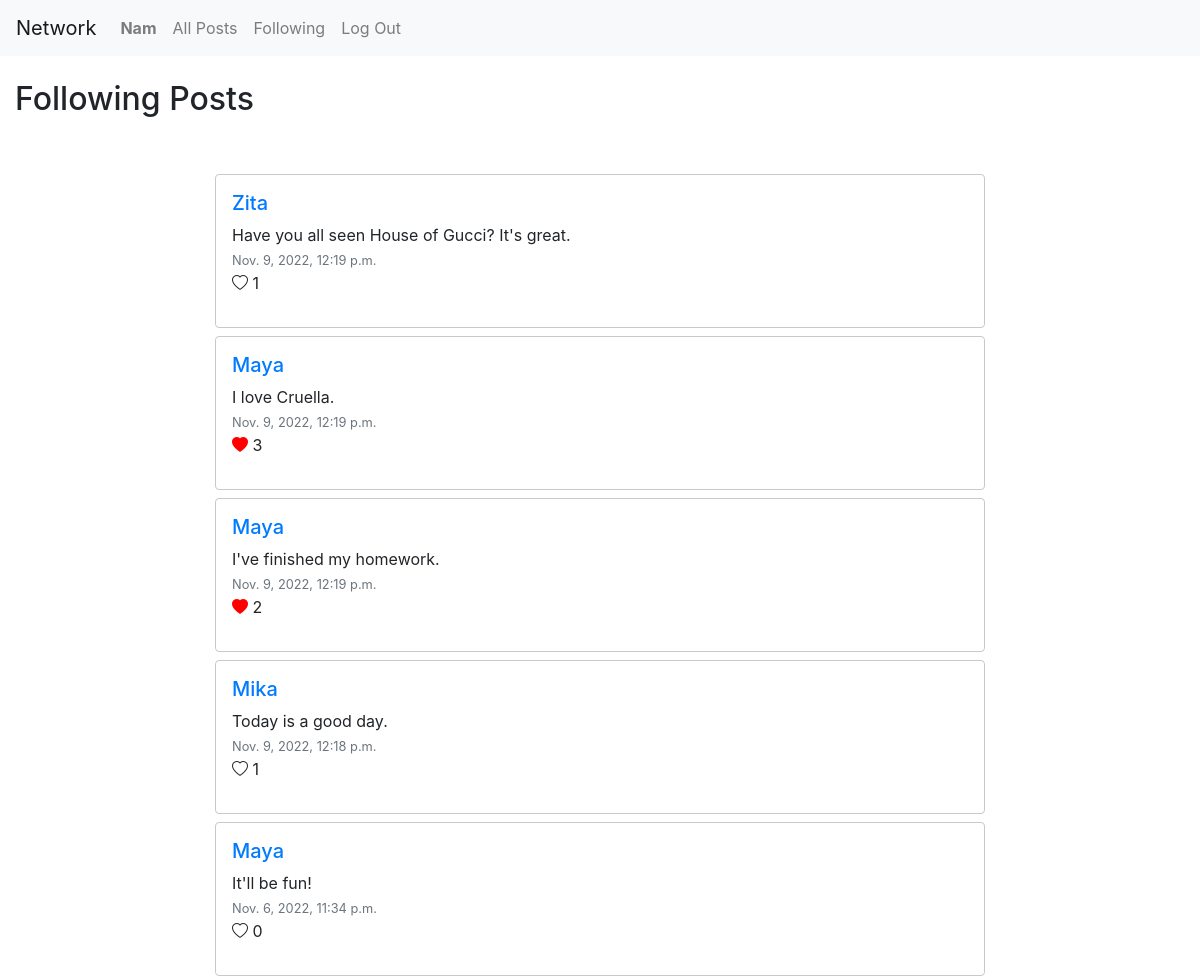
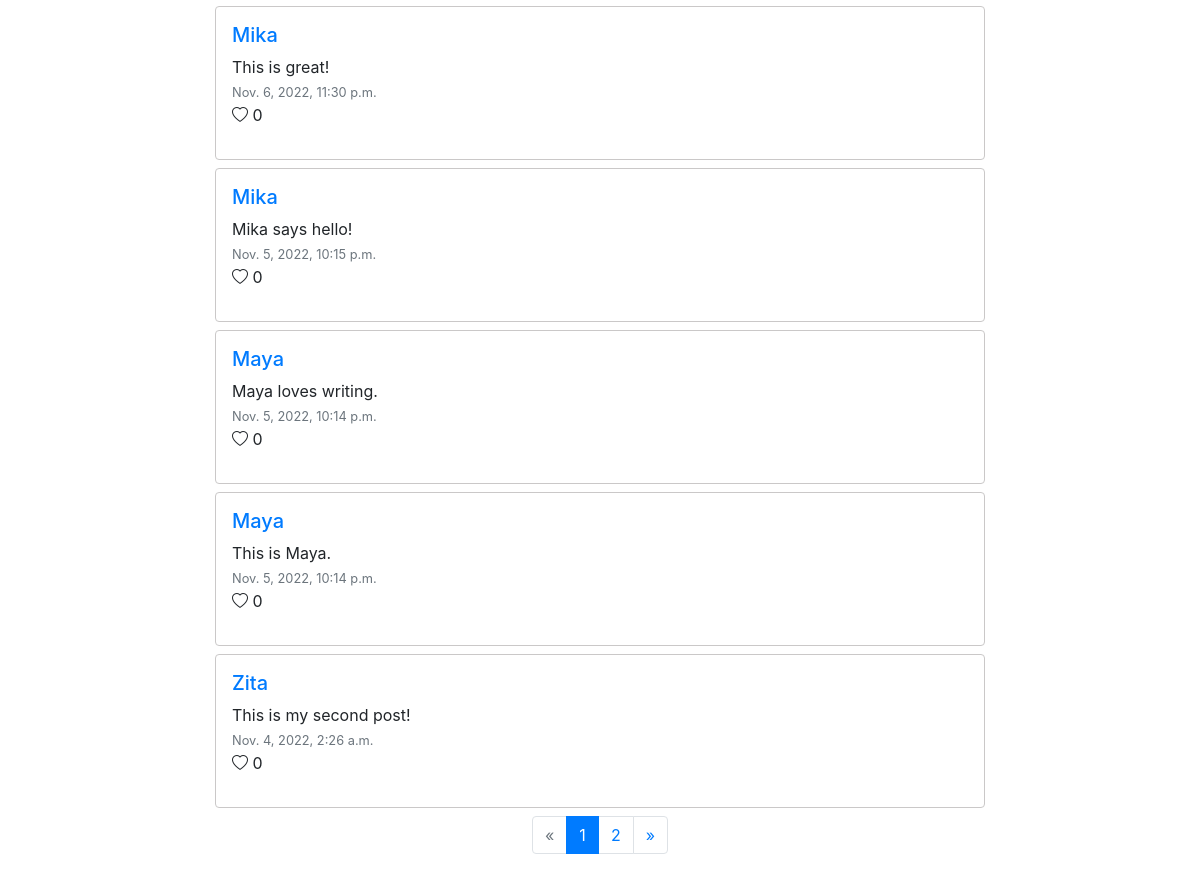
Screenshot of /following (signed in) with the database file from the repository (2 pictures, top to bottom).
### network/models.py (models this page shows, shortened)
class User(AbstractUser):
    pass

class Post(models.Model):
    poster = models.ForeignKey('User', on_delete=models.CASCADE, related_name='poster')
    content = models.TextField()
    date_created = models.DateTimeField(default=timezone.now)
    fan = models.ManyToManyField('User', related_name='likes', blank=True)

### network/views.py (the view)
# urls.py: path("following", views.following, name="following"),
@login_required
def following(request):
    all_posts = []
    try:
        follow_list = FollowList.objects.get(user=request.user)
    except FollowList.DoesNotExist:
        follow_list = None
    if follow_list is None or follow_list.followings.all() is None:
        all_posts = []
    else:
        followings = follow_list.followings.all()
        for following in followings:
            posts = Post.objects.filter(poster=following)
            for post in posts:
                all_posts.append(post)
    all_posts.sort(key=lambda x: x.date_created, reverse=True)
    paginator = Paginator(all_posts, 10)
    page_number = request.GET.get('page')
    page_obj = paginator.get_page(page_number)
    return render(request, "network/following.html", {
        'page_obj': page_obj
    })

### network/templates/network/following.html (shortened to what this page needs)
{% extends "network/layout.html" %}
{% block body %}
    <h2 class="my-4">Following Posts</h2>
    <div class="row mb-5">
        {% if not page_obj %}
        <div class="alert alert-info" role="alert">
            You need to follow someone to see posts in this page!
        </div>
        {% else %}
        <div class="col-lg-8 offset-lg-2 mt-4">
            {% include "network/posts.html" %}
        {% endif %}
    </div>
{% endblock %}

### network/templates/network/layout.html (shortened to what this page needs)
{% load static %}
<!DOCTYPE html>
<html lang="en">
    <head>
        <link rel="stylesheet" href="https://stackpath.bootstrapcdn.com/bootstrap/4.4.1/css/bootstrap.min.css">
        <link rel="stylesheet" href="https://cdn.jsdelivr.net/npm/bootstrap-icons@1.8.3/font/bootstrap-icons.css" />
        <link href="{% static 'network/styles.css' %}" rel="stylesheet">
    </head>
    <body>
        <nav class="navbar navbar-expand-lg navbar-light bg-light">
            <a class="navbar-brand" href="#">Network</a>
            <div>
              <ul class="navbar-nav mr-auto">
                {% if user.is_authenticated %}
                    <li class="nav-item">
                        <a class="nav-link" href="{% url 'profile' user.username %}"><strong>{{ user.username }}</strong></a>
                    </li>
                {% endif %}
                <li class="nav-item">
                  <a class="nav-link" href="{% url 'index' %}">All Posts</a>
                </li>
                {% if user.is_authenticated %}
                    <li class="nav-item">
                        <a class="nav-link" href="{% url 'following' %}">Following</a>
                    </li>
                    <li class="nav-item">
                        <a class="nav-link" href="{% url 'logout' %}">Log Out</a>
                    </li>
                {% endif %}
              </ul>
            </div>
          </nav>
        <div class="body container-fluid">
            {% block body %}
            {% endblock %}
        </div>
    </body>
</html>

### network/templates/network/posts.html (shortened to what this page needs)
<div>
    {% for post in page_obj %}
    <div class="border rounded my-2 p-3 block-post" id="post-{{ post.id }}">
        <a href="{% url 'profile' post.poster %}"><h5>{{ post.poster }}</h5></a>
        <div id="post-details-{{ post.id }}">
            <ul class="list-unstyled">
                <li id="post-content-{{ post.id }}">{{ post.content }}</li>
                <li><small class="text-muted">{{ post.date_created }}</small></li>
                {% if post.poster != request.user %}
                    {% if post.fan is None or request.user not in post.fan.all %}
                    <li class="fan-{{ post.id }}"><i class="bi bi-heart" id="heart-empty" data-id="{{ post.id }}" data-action="like"></i> {{ post.fan.count }} </li>
                    {% else %}
                    <li class="fan-{{ post.id }}"><i class="bi bi-heart-fill" id="heart-fill" data-id="{{ post.id }}" data-action="unlike"></i> {{ post.fan.count }} </li>
                    {% endif %}
                {% else %}
                <li class="fan-{{ post.id }} disabled-icon"><i class="bi bi-heart" id="heart-empty" data-id="{{ post.id }}" data-action="like"></i> {{ post.fan.count }} </li>
                {% endif %}
            </ul>
        </div>
    </div>
    {% endfor %}
    <nav aria-label="Page navigation">
        <ul class="pagination justify-content-center">
            {% if page_obj.has_previous %}
            <li class="page-item">
                <a class="page-link" href="?page={{ page_obj.previous_page_number }}" aria-label="Previous">
                    <span aria-hidden="true">&laquo;</span>
                </a>
            </li>
            {% else %}
            <li class="page-item disabled">
                <a class="page-link" href="#" aria-label="Previous">
                    <span aria-hidden="true">&laquo;</span>
                </a>
            </li>
            {% endif %}
            {% for i in page_obj.paginator.page_range %}
                {% if i == page_obj.number %}
                <li class="page-item active">
                    <a class="page-link" href="?page={{ i }}">{{ i }}
                    </a>
                </li>
                {% else %}
                <li class="page-item">
                    <a class="page-link" href="?page={{ i }}">{{ i }}</a>
                </li>
                {% endif %}
            {% endfor %}
            {% if page_obj.has_next %}
            <li class="page-item">
                <a class="page-link" href="?page={{ page_obj.next_page_number }}" aria-label="Next">
                    <span aria-hidden="true">&raquo;</span>
                </a>
            </li>
            {% else %}
            <li class="page-item disabled">
                <a class="page-link" href="#" aria-label="Next">
                    <span aria-hidden="true">&raquo;</span>
                </a>
            </li>
            {% endif %}
        </ul>
    </nav>

### network/static/network/styles.css (style rules this page uses)
.block-post { border-color: rgb(202, 200, 200) !important; clear: both; }
#heart-fill { color: red; }

### rows the page displays
User: username "Nam"
Post: poster "Zita", content "Have you all seen House of Gucci? It's great.", date_created "Nov. 9, 2022, 12:19 p.m.", fan.count "1"
Post: poster "Maya", content "I love Cruella.", date_created "Nov. 9, 2022, 12:19 p.m.", fan.count "3"
Post: poster "Maya", content "I've finished my homework.", date_created "Nov. 9, 2022, 12:19 p.m.", fan.count "2"
Post: poster "Mika", content "Today is a good day.", date_created "Nov. 9, 2022, 12:18 p.m.", fan.count "1"
Post: poster "Maya", content "It'll be fun!", date_created "Nov. 6, 2022, 11:34 p.m.", fan.count "0"
Post: poster "Mika", content "This is great!", date_created "Nov. 6, 2022, 11:30 p.m.", fan.count "0"
Post: poster "Mika", content "Mika says hello!", date_created "Nov. 5, 2022, 10:15 p.m.", fan.count "0"
Post: poster "Maya", content "Maya loves writing.", date_created "Nov. 5, 2022, 10:14 p.m.", fan.count "0"
Post: poster "Maya", content "This is Maya.", date_created "Nov. 5, 2022, 10:14 p.m.", fan.count "0"
Post: poster "Zita", content "This is my second post!", date_created "Nov. 4, 2022, 2:26 a.m.", fan.count "0"

### other values shown
{{ i }} "1"
{{ i }} "2"
